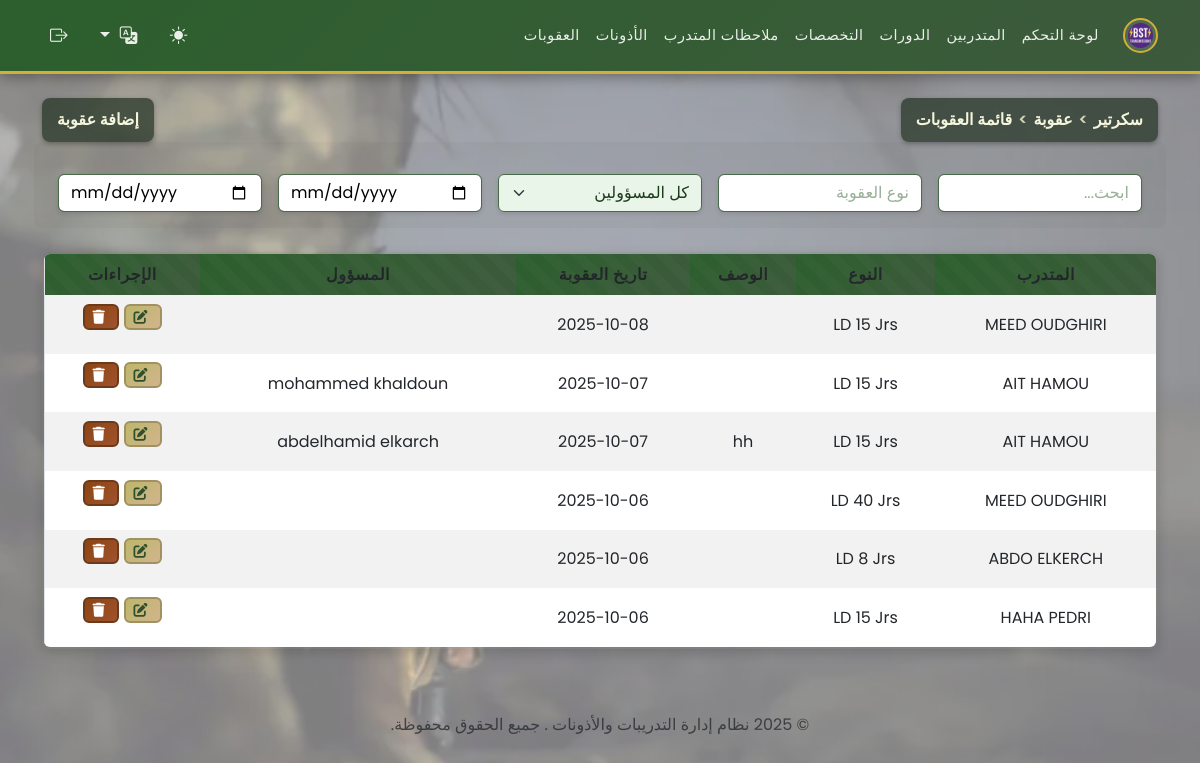
The page /secretaire/manage_sanctions.php (signed in) on the database its author committed.
### tables this page shows
CREATE TABLE `punitions` (
  `id` int(11) NOT NULL,
  `id_stagiaire` int(11) NOT NULL,
  `type` enum('samedi & dimanche','piquet','permanence','chef de poste','Garde','Corvet','LD 4 Jrs','LD 8 Jrs','LD 10 Jrs','LD 15 Jrs','LD 25 Jrs','LD 30 Jrs','LD 40 Jrs') NOT NULL,
  `description` text DEFAULT NULL,
  `date_punition` date DEFAULT curdate(),
  `auteur_id` int(11) DEFAULT NULL
);

CREATE TABLE `stagiaires` (
  `id` int(11) NOT NULL,
  `matricule` varchar(50) NOT NULL,
  `nom` varchar(100) NOT NULL,
  `prenom` varchar(100) NOT NULL,
  `date_naissance` date DEFAULT NULL,
  `adresse` text DEFAULT NULL,
  `telephone` varchar(20) DEFAULT NULL,
  `email` varchar(100) DEFAULT NULL,
  `groupe_sanguin` enum('A+','A-','B+','B-','AB+','AB-','O+','O-') DEFAULT NULL,
  `photo` varchar(255) DEFAULT NULL,
  `grade` enum('Lieutenant','Sous-Lieutenant','Adjudant Chef','Adjudant','Sergent Chef','Sergent','Caporal Chef','Caporal','2 eme Classe','1er Classe') DEFAULT NULL,
  `date_inscription` date DEFAULT curdate(),
  `id_stage` int(11) NOT NULL,
  `id_specialite` int(11) NOT NULL
);

CREATE TABLE `users` (
  `id` int(11) NOT NULL,
  `username` varchar(50) NOT NULL,
  `password` varchar(255) NOT NULL,
  `role` enum('admin','secretaire','docteur') NOT NULL,
  `nom` varchar(100) DEFAULT NULL,
  `prenom` varchar(100) DEFAULT NULL,
  `email` varchar(100) DEFAULT NULL,
  `created_at` timestamp NOT NULL DEFAULT current_timestamp()
);

### functions.php (called while the page is built, shortened)
<?php
if (isset($_GET['lang'])) {
    $lang = $_GET['lang'];
    $_SESSION['lang'] = $lang;
} elseif (isset($_SESSION['lang'])) {
    $lang = $_SESSION['lang'];
} else {
    $lang = 'fr';
    $_SESSION['lang'] = $lang;
}
$lang_file = __DIR__ . '/lang/' . $lang . '.php';
if (file_exists($lang_file)) {
    $translations = include $lang_file;
} else {
    $translations = include __DIR__ . '/lang/fr.php';
}
?>

### secretaire/manage_sanctions.php (the view, shortened to what this page needs)
<?php
require '../functions.php';
$sanctions = $pdo->query("
    SELECT pu.*, s.nom, s.prenom, u.nom AS auteur_nom, u.prenom AS auteur_prenom
    FROM punitions pu
    JOIN stagiaires s ON pu.id_stagiaire = s.id
    LEFT JOIN users u ON pu.auteur_id = u.id
    ORDER BY pu.date_punition DESC
")->fetchAll();
?>
<?php include '../templates/header.php'; ?>
<div class="d-flex justify-content-between align-items-center mb-3">
<div class="breadcrumb-header"><?php echo htmlspecialchars($translations['breadcrumb_secretaire']); ?> <span>></span> <?php echo htmlspecialchars($translations['breadcrumb_sanction']); ?> <span>></span> <?php echo htmlspecialchars($translations['breadcrumb_liste_sanctions']); ?></div>
<button class="breadcrumb-header" data-bs-toggle="modal"
    data-bs-target="#addSanctionModal"><?php echo htmlspecialchars($translations['add_sanction'] ?? 'إضافة عقوبة'); ?></button>
</div>
<div class="mb-3 row g-3 align-items-center">
    <div class="col">
        <input type="text" id="searchInput" class="form-control"
            placeholder="<?php echo htmlspecialchars($translations['search'] ?? 'ابحث...'); ?>">
    </div>
    <div class="col">
        <input type="text" id="filterType" class="form-control"
            placeholder="<?php echo htmlspecialchars($translations['sanction_type'] ?? 'نوع العقوبة'); ?>">
    </div>
    <div class="col">
        <select id="filterAuteur" class="form-select">
            <option value=""><?php echo htmlspecialchars($translations['all_responsibles'] ?? 'كل المسؤولين'); ?>
            </option>
        </select>
    </div>
    <div class="col">
        <input type="date" id="dateFrom" class="form-control"
            placeholder="<?php echo htmlspecialchars($translations['from_date'] ?? 'من تاريخ'); ?>">
    </div>
    <div class="col">
        <input type="date" id="dateTo" class="form-control"
            placeholder="<?php echo htmlspecialchars($translations['to_date'] ?? 'إلى تاريخ'); ?>">
    </div>
</div>
<table class="table table-striped table-responsive" style="border-radius: 0.5rem; overflow: hidden;">
    <thead>
        <tr>
            <th><?php echo htmlspecialchars($translations['trainee'] ?? 'المتدرب'); ?></th>
            <th><?php echo htmlspecialchars($translations['type'] ?? 'النوع'); ?></th>
            <th><?php echo htmlspecialchars($translations['description'] ?? 'الوصف'); ?></th>
            <th><?php echo htmlspecialchars($translations['sanction_date'] ?? 'تاريخ العقوبة'); ?></th>
            <th><?php echo htmlspecialchars($translations['responsible'] ?? 'المسؤول'); ?></th>
            <th><?php echo htmlspecialchars($translations['actions'] ?? 'إجراءات'); ?></th>
        </tr>
    </thead>
    <tbody id="sanctionsTableBody">
        <?php foreach ($sanctions as $sanction): ?>
            <tr data-stagiaire="<?php echo htmlspecialchars($sanction['nom'] . ' ' . $sanction['prenom']); ?>"
                data-type="<?php echo htmlspecialchars($sanction['type']); ?>"
                data-auteur="<?php echo htmlspecialchars($sanction['auteur_id'] ? $sanction['auteur_nom'] . ' ' . $sanction['auteur_prenom'] : ''); ?>"
                data-date="<?php echo $sanction['date_punition']; ?>">
                <td><?php echo htmlspecialchars($sanction['nom'] . ' ' . $sanction['prenom']); ?></td>
                <td><?php echo htmlspecialchars($sanction['type']); ?></td>
                <td><?php echo nl2br(htmlspecialchars($sanction['description'])); ?></td>
                <td><?php echo $sanction['date_punition']; ?></td>
                <td><?php echo htmlspecialchars($sanction['auteur_id'] ? $sanction['auteur_nom'] . ' ' . $sanction['auteur_prenom'] : ''); ?>
                </td>
                <td>
                    <button class="btn btn-sm btn-warning" data-bs-toggle="modal"
                        data-bs-target="#editSanctionModal<?php echo $sanction['id']; ?>"><i class="fas fa-edit"></i></button>
                    <form method="post" action="../actions/delete_sanction.php" style="display:inline-block;"
                        onsubmit="return confirm('<?php echo htmlspecialchars($translations['confirm_delete_sanction']); ?>');">
                        <button type="submit"
                            class="btn btn-sm btn-danger"><i class="fas fa-trash"></i></button>
                    </form>
                </td>
            </tr>
        <?php endforeach; ?>
    </tbody>
</table>
<?php include '../templates/footer.php'; ?>

### templates/header.php (style rules this page uses)
:root { --body-bg: #ffffff; --body-color: #000000; --military-primary: #2C5F2D; --military-secondary: #3D5A3C; --military-accent: #8B7355; --military-gold: #D4AF37; --military-dark: #1A3A1A; }
body { background-color: var(--body-bg) !important; color: var(--body-color) !important; font-family: 'Poppins', sans-serif; transition: background-color 0.3s ease; }
body::before { content: ''; position: fixed; top: 0; left: 0; width: 100%; height: 100%; background: url('/pbst_app/images/bg1.webp') no-repeat center center fixed; background-size: cover; opacity: 0.5; z-index: -1; }
input.form-control, textarea.form-control { background-color: var(--body-bg) !important; color: var(--body-color) !important; border-color: #ced4da; transition: all 0.3s ease; }
input.form-control::placeholder, textarea.form-control::placeholder { color: var(--body-color); opacity: 0.7; }
table { background: linear-gradient(135deg, rgba(76, 91, 65, 0.15) 0%, rgba(58, 73, 47, 0.10) 100%); border-radius: 12px; overflow: hidden; width: 100%; border: 2px solid var(--military-secondary); box-shadow: 0 4px 12px rgba(0, 0, 0, 0.15); position: relative; }
table::before { content: ''; position: absolute; top: 0; left: 0; right: 0; bottom: 0; background: repeating-linear-gradient( 45deg, transparent, transparent 10px, rgba(255, 255, 255, 0.02) 10px, rgba(255, 255, 255, 0.02) 20px ); pointer-events: none; border-radius: 12px; }
table th { background: linear-gradient(135deg, var(--military-primary) 0%, var(--military-secondary) 100%); color: #fff; text-align: center; vertical-align: middle; font-weight: 600; text-transform: uppercase; letter-spacing: 0.5px; border-bottom: 2px solid var(--military-gold); }
table td, table th { text-align: center; vertical-align: middle; padding: 0.75rem; border: none; }
table tbody tr { transition: all 0.3s ease; }
.btn { border-radius: 6px; font-weight: 600; text-transform: uppercase; letter-spacing: 0.5px; transition: all 0.3s ease; border: 2px solid transparent; position: relative; overflow: hidden; }
.btn::before { content: ''; position: absolute; top: 0; left: -100%; width: 100%; height: 100%; background: linear-gradient(90deg, transparent, rgba(255, 255, 255, 0.2), transparent); transition: left 0.5s; }
.btn-warning { background: linear-gradient(135deg, #BDB76B 0%, #D2B48C 100%); color: #2F4F2F; border-color: #A09162; }
.btn-danger { background: linear-gradient(135deg, #8B4513 0%, #A0522D 100%); color: #fff; border-color: #6B3A1A; }
.btn i { font-weight: 900; margin-right: 0.25rem; }
.form-control, .form-select { background-color: #E8F5E8 !important; color: #1A3A1A !important; border: 1px solid #4A6B4A !important; border-radius: 0.375rem !important; box-shadow: 0 2px 4px rgba(0, 0, 0, 0.1) !important; font-family: 'Poppins', sans-serif !important; padding: 0.375rem 0.75rem !important; transition: all 0.3s ease !important; }
.form-control::placeholder { color: #6B8E6B !important; }
.mb-3.row.g-3.align-items-center { background: rgba(76, 91, 65, 0.05) !important; padding: 1rem !important; border-radius: 0.5rem !important; margin-bottom: 1.5rem !important; }
.breadcrumb-header { background: rgba(34, 49, 34, 0.7); color: #f5f5dc; font-weight: 600; font-family: 'Poppins', sans-serif; padding: 10px 15px; border-radius: 8px; display: flex; align-items: center; box-shadow: 0 2px 5px rgba(0, 0, 0, 0.3); cursor: pointer; border: none; outline: none; }
.breadcrumb-header span { margin: 0 6px; color: #d2d2b4; }

### rows shown on the page
punitions: id_stagiaire.prenom "MEED OUDGHIRI", type "LD 15 Jrs", date_punition "2025-10-08"
punitions: id_stagiaire.prenom "AIT HAMOU", type "LD 15 Jrs", date_punition "2025-10-07", auteur.prenom "mohammed khaldoun"
punitions: id_stagiaire.prenom "AIT HAMOU", type "LD 15 Jrs", description "hh", date_punition "2025-10-07", auteur.prenom "abdelhamid elkarch"
punitions: id_stagiaire.prenom "MEED OUDGHIRI", type "LD 40 Jrs", date_punition "2025-10-06"
punitions: id_stagiaire.prenom "ABDO ELKERCH", type "LD 8 Jrs", date_punition "2025-10-06"
punitions: id_stagiaire.prenom "HAHA PEDRI", type "LD 15 Jrs", date_punition "2025-10-06"

### other values the page prints
$translations['dashboard'] "لوحة التحكم"
$translations['trainees'] "المتدربين"
$translations['stages'] "الدورات"
$translations['specialities'] "التخصصات"
$translations['notes'] "ملاحظات المتدرب"
$translations['permissions'] "الأذونات"
$translations['sanctions'] "العقوبات"
$translations['breadcrumb_secretaire'] "سكرتير"
$translations['breadcrumb_sanction'] "عقوبة"
$translations['breadcrumb_liste_sanctions'] "قائمة العقوبات"
$translations['add_sanction'] "إضافة عقوبة"
$translations['trainee'] "المتدرب"
$translations['type'] "النوع"
$translations['description'] "الوصف"
$translations['sanction_date'] "تاريخ العقوبة"
